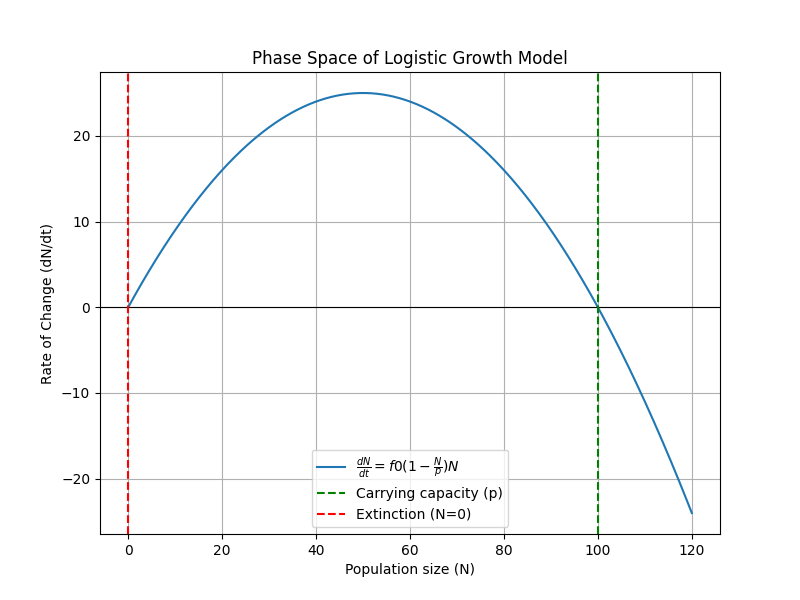

Reproduce this figure in Python.
import numpy as np
import matplotlib.pyplot as plt

# Parameters for the logistic growth model
f0 = 1.0  # intrinsic growth rate
p = 100  # carrying capacity
N = np.linspace(0, 120, 400)  # population size values

# Logistic growth model: dN/dt = f0(1 - N/p)N
dN_dt = f0 * N * (1 - N / p)

# Plotting the phase space
plt.figure(figsize=(8, 6))
plt.plot(N, dN_dt, label=r'$\frac{dN}{dt} = f0(1 - \frac{N}{p})N$')
plt.axhline(0, color='black',linewidth=0.8)  # Horizontal axis
plt.axvline(p, color='green', linestyle='--', label="Carrying capacity (p)")  # Carrying capacity
plt.axvline(0, color='red', linestyle='--', label="Extinction (N=0)")  # Extinction point

# Labels and title
plt.title('Phase Space of Logistic Growth Model')
plt.xlabel('Population size (N)')
plt.ylabel('Rate of Change (dN/dt)')
plt.legend()

# Show the plot
plt.grid(True)
plt.show()
